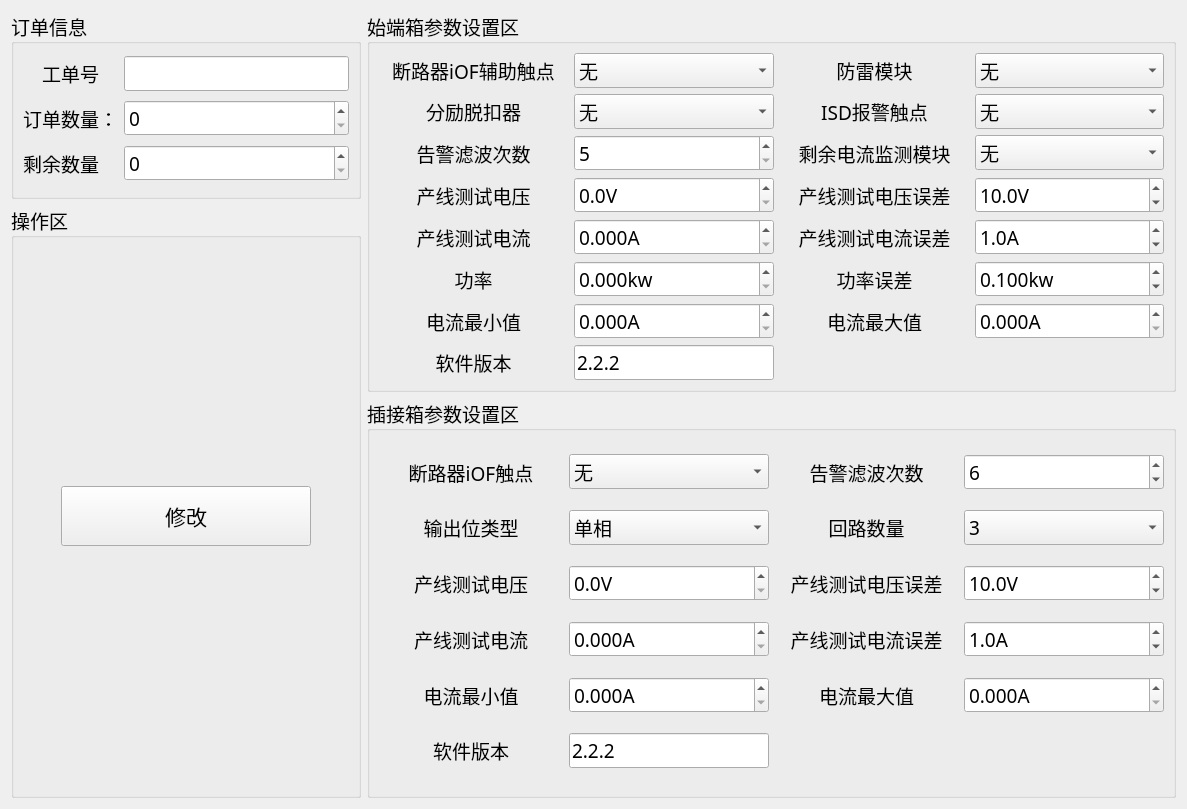
<?xml version="1.0" encoding="UTF-8"?>
<ui version="4.0">
 <class>Setting</class>
 <widget class="QWidget" name="Setting">
  <property name="geometry">
   <rect>
    <x>0</x>
    <y>0</y>
    <width>1187</width>
    <height>809</height>
   </rect>
  </property>
  <property name="windowTitle">
   <string>Form</string>
  </property>
  <layout class="QGridLayout" name="gridLayout_2">
   <item row="1" column="0" rowspan="2">
    <widget class="QGroupBox" name="groupBox">
     <property name="enabled">
      <bool>true</bool>
     </property>
     <property name="minimumSize">
      <size>
       <width>0</width>
       <height>0</height>
      </size>
     </property>
     <property name="maximumSize">
      <size>
       <width>350</width>
       <height>16777215</height>
      </size>
     </property>
     <property name="font">
      <font>
       <family>微软雅黑</family>
       <pointsize>14</pointsize>
      </font>
     </property>
     <property name="title">
      <string>操作区</string>
     </property>
     <layout class="QGridLayout" name="gridLayout_5">
      <item row="0" column="0">
       <widget class="QPushButton" name="setBtn">
        <property name="minimumSize">
         <size>
          <width>0</width>
          <height>0</height>
         </size>
        </property>
        <property name="maximumSize">
         <size>
          <width>250</width>
          <height>60</height>
         </size>
        </property>
        <property name="font">
         <font>
          <family>微软雅黑</family>
          <pointsize>16</pointsize>
         </font>
        </property>
        <property name="text">
         <string>修改</string>
        </property>
       </widget>
      </item>
     </layout>
    </widget>
   </item>
   <item row="0" column="0">
    <widget class="QGroupBox" name="groupBox4">
     <property name="maximumSize">
      <size>
       <width>350</width>
       <height>16777215</height>
      </size>
     </property>
     <property name="font">
      <font>
       <family>微软雅黑</family>
       <pointsize>14</pointsize>
      </font>
     </property>
     <property name="title">
      <string>订单信息</string>
     </property>
     <layout class="QGridLayout" name="gridLayout_4">
      <item row="0" column="1">
       <widget class="QLineEdit" name="userEdit"/>
      </item>
      <item row="2" column="0">
       <widget class="QLabel" name="label_12">
        <property name="text">
         <string>剩余数量</string>
        </property>
       </widget>
      </item>
      <item row="0" column="0">
       <widget class="QLabel" name="label_7">
        <property name="text">
         <string>工单号</string>
        </property>
        <property name="alignment">
         <set>Qt::AlignCenter</set>
        </property>
       </widget>
      </item>
      <item row="2" column="1">
       <widget class="QSpinBox" name="cntSpin">
        <property name="maximum">
         <number>99999</number>
        </property>
       </widget>
      </item>
      <item row="1" column="0">
       <widget class="QLabel" name="label_23">
        <property name="text">
         <string>订单数量：</string>
        </property>
       </widget>
      </item>
      <item row="1" column="1">
       <widget class="QSpinBox" name="orderBox">
        <property name="maximum">
         <number>10000</number>
        </property>
       </widget>
      </item>
     </layout>
    </widget>
   </item>
   <item row="2" column="1">
    <widget class="QGroupBox" name="groupBox3">
     <property name="minimumSize">
      <size>
       <width>0</width>
       <height>400</height>
      </size>
     </property>
     <property name="font">
      <font>
       <family>微软雅黑</family>
       <pointsize>14</pointsize>
      </font>
     </property>
     <property name="title">
      <string>插接箱参数设置区</string>
     </property>
     <layout class="QGridLayout" name="gridLayout_3">
      <item row="5" column="1">
       <widget class="QDoubleSpinBox" name="si_curMinSpin">
        <property name="suffix">
         <string>A</string>
        </property>
        <property name="decimals">
         <number>3</number>
        </property>
        <property name="maximum">
         <double>1000.000000000000000</double>
        </property>
        <property name="singleStep">
         <double>0.010000000000000</double>
        </property>
       </widget>
      </item>
      <item row="1" column="0">
       <widget class="QLabel" name="label">
        <property name="text">
         <string>输出位类型</string>
        </property>
        <property name="alignment">
         <set>Qt::AlignCenter</set>
        </property>
       </widget>
      </item>
      <item row="0" column="1">
       <widget class="QComboBox" name="iOFBox_2">
        <property name="minimumSize">
         <size>
          <width>200</width>
          <height>30</height>
         </size>
        </property>
        <property name="maximumSize">
         <size>
          <width>16777215</width>
          <height>16777215</height>
         </size>
        </property>
        <item>
         <property name="text">
          <string>无</string>
         </property>
        </item>
        <item>
         <property name="text">
          <string>有</string>
         </property>
        </item>
       </widget>
      </item>
      <item row="4" column="3">
       <widget class="QDoubleSpinBox" name="si_curErrSpin">
        <property name="suffix">
         <string>A</string>
        </property>
        <property name="decimals">
         <number>1</number>
        </property>
        <property name="maximum">
         <double>10.000000000000000</double>
        </property>
        <property name="singleStep">
         <double>0.010000000000000</double>
        </property>
        <property name="value">
         <double>1.000000000000000</double>
        </property>
       </widget>
      </item>
      <item row="3" column="3">
       <widget class="QDoubleSpinBox" name="si_volErrSpin">
        <property name="suffix">
         <string>V</string>
        </property>
        <property name="decimals">
         <number>1</number>
        </property>
        <property name="maximum">
         <double>100.000000000000000</double>
        </property>
        <property name="singleStep">
         <double>0.500000000000000</double>
        </property>
        <property name="value">
         <double>10.000000000000000</double>
        </property>
       </widget>
      </item>
      <item row="0" column="0">
       <widget class="QLabel" name="label_10">
        <property name="maximumSize">
         <size>
          <width>16777215</width>
          <height>16777215</height>
         </size>
        </property>
        <property name="text">
         <string>断路器iOF触点</string>
        </property>
        <property name="alignment">
         <set>Qt::AlignCenter</set>
        </property>
       </widget>
      </item>
      <item row="3" column="1">
       <widget class="QDoubleSpinBox" name="si_volSpin">
        <property name="suffix">
         <string>V</string>
        </property>
        <property name="decimals">
         <number>1</number>
        </property>
        <property name="maximum">
         <double>500.000000000000000</double>
        </property>
        <property name="singleStep">
         <double>0.100000000000000</double>
        </property>
       </widget>
      </item>
      <item row="5" column="3">
       <widget class="QDoubleSpinBox" name="si_curMaxSpin">
        <property name="suffix">
         <string>A</string>
        </property>
        <property name="decimals">
         <number>3</number>
        </property>
        <property name="maximum">
         <double>1000.000000000000000</double>
        </property>
        <property name="singleStep">
         <double>0.010000000000000</double>
        </property>
       </widget>
      </item>
      <item row="1" column="2">
       <widget class="QLabel" name="label_5">
        <property name="text">
         <string>回路数量</string>
        </property>
        <property name="alignment">
         <set>Qt::AlignCenter</set>
        </property>
       </widget>
      </item>
      <item row="4" column="1">
       <widget class="QDoubleSpinBox" name="si_curSpin">
        <property name="suffix">
         <string>A</string>
        </property>
        <property name="decimals">
         <number>3</number>
        </property>
        <property name="maximum">
         <double>100.000000000000000</double>
        </property>
        <property name="singleStep">
         <double>0.010000000000000</double>
        </property>
       </widget>
      </item>
      <item row="0" column="3">
       <widget class="QSpinBox" name="filterspinBox_2">
        <property name="sizePolicy">
         <sizepolicy hsizetype="Preferred" vsizetype="Fixed">
          <horstretch>0</horstretch>
          <verstretch>0</verstretch>
         </sizepolicy>
        </property>
        <property name="minimumSize">
         <size>
          <width>200</width>
          <height>30</height>
         </size>
        </property>
        <property name="maximumSize">
         <size>
          <width>16777215</width>
          <height>16777215</height>
         </size>
        </property>
        <property name="minimum">
         <number>5</number>
        </property>
        <property name="maximum">
         <number>200</number>
        </property>
        <property name="value">
         <number>6</number>
        </property>
       </widget>
      </item>
      <item row="1" column="1">
       <widget class="QComboBox" name="outputBox">
        <item>
         <property name="text">
          <string>单相</string>
         </property>
        </item>
        <item>
         <property name="text">
          <string>三相</string>
         </property>
        </item>
       </widget>
      </item>
      <item row="4" column="2">
       <widget class="QLabel" name="label_6">
        <property name="text">
         <string>产线测试电流误差</string>
        </property>
        <property name="alignment">
         <set>Qt::AlignCenter</set>
        </property>
       </widget>
      </item>
      <item row="5" column="0">
       <widget class="QLabel" name="label_26">
        <property name="text">
         <string>电流最小值</string>
        </property>
        <property name="alignment">
         <set>Qt::AlignCenter</set>
        </property>
       </widget>
      </item>
      <item row="3" column="2">
       <widget class="QLabel" name="label_4">
        <property name="text">
         <string>产线测试电压误差</string>
        </property>
        <property name="alignment">
         <set>Qt::AlignCenter</set>
        </property>
       </widget>
      </item>
      <item row="1" column="3">
       <widget class="QComboBox" name="loopNumBox">
        <item>
         <property name="text">
          <string>3</string>
         </property>
        </item>
        <item>
         <property name="text">
          <string>6</string>
         </property>
        </item>
        <item>
         <property name="text">
          <string>9</string>
         </property>
        </item>
       </widget>
      </item>
      <item row="4" column="0">
       <widget class="QLabel" name="label_22">
        <property name="text">
         <string>产线测试电流</string>
        </property>
        <property name="alignment">
         <set>Qt::AlignCenter</set>
        </property>
       </widget>
      </item>
      <item row="5" column="2">
       <widget class="QLabel" name="label_27">
        <property name="text">
         <string>电流最大值</string>
        </property>
        <property name="alignment">
         <set>Qt::AlignCenter</set>
        </property>
       </widget>
      </item>
      <item row="0" column="2">
       <widget class="QLabel" name="label_14">
        <property name="maximumSize">
         <size>
          <width>16777215</width>
          <height>16777215</height>
         </size>
        </property>
        <property name="text">
         <string>告警滤波次数</string>
        </property>
        <property name="alignment">
         <set>Qt::AlignCenter</set>
        </property>
       </widget>
      </item>
      <item row="3" column="0">
       <widget class="QLabel" name="label_21">
        <property name="text">
         <string>产线测试电压</string>
        </property>
        <property name="alignment">
         <set>Qt::AlignCenter</set>
        </property>
       </widget>
      </item>
      <item row="6" column="0">
       <widget class="QLabel" name="label_29">
        <property name="text">
         <string>软件版本</string>
        </property>
        <property name="alignment">
         <set>Qt::AlignCenter</set>
        </property>
       </widget>
      </item>
      <item row="6" column="1">
       <widget class="QLineEdit" name="si_versionEdit">
        <property name="sizePolicy">
         <sizepolicy hsizetype="Preferred" vsizetype="Fixed">
          <horstretch>0</horstretch>
          <verstretch>0</verstretch>
         </sizepolicy>
        </property>
        <property name="text">
         <string>2.2.2</string>
        </property>
       </widget>
      </item>
     </layout>
    </widget>
   </item>
   <item row="0" column="1" rowspan="2">
    <widget class="QGroupBox" name="groupBox2">
     <property name="font">
      <font>
       <family>微软雅黑</family>
       <pointsize>14</pointsize>
      </font>
     </property>
     <property name="title">
      <string>始端箱参数设置区</string>
     </property>
     <layout class="QGridLayout" name="gridLayout">
      <item row="1" column="3">
       <widget class="QComboBox" name="ISDBox">
        <property name="minimumSize">
         <size>
          <width>120</width>
          <height>30</height>
         </size>
        </property>
        <item>
         <property name="text">
          <string>无</string>
         </property>
        </item>
        <item>
         <property name="text">
          <string>配有</string>
         </property>
        </item>
       </widget>
      </item>
      <item row="11" column="1">
       <widget class="QDoubleSpinBox" name="ip_curMinSpin">
        <property name="suffix">
         <string>A</string>
        </property>
        <property name="decimals">
         <number>3</number>
        </property>
        <property name="maximum">
         <double>1000.000000000000000</double>
        </property>
        <property name="singleStep">
         <double>0.010000000000000</double>
        </property>
       </widget>
      </item>
      <item row="2" column="2">
       <widget class="QLabel" name="label_2">
        <property name="text">
         <string>剩余电流监测模块</string>
        </property>
        <property name="alignment">
         <set>Qt::AlignCenter</set>
        </property>
       </widget>
      </item>
      <item row="3" column="1">
       <widget class="QDoubleSpinBox" name="ip_volSpin">
        <property name="suffix">
         <string>V</string>
        </property>
        <property name="decimals">
         <number>1</number>
        </property>
        <property name="maximum">
         <double>500.000000000000000</double>
        </property>
        <property name="singleStep">
         <double>0.100000000000000</double>
        </property>
       </widget>
      </item>
      <item row="3" column="0">
       <widget class="QLabel" name="label_19">
        <property name="text">
         <string>产线测试电压</string>
        </property>
        <property name="alignment">
         <set>Qt::AlignCenter</set>
        </property>
       </widget>
      </item>
      <item row="6" column="3">
       <widget class="QDoubleSpinBox" name="ip_curErrSpin">
        <property name="suffix">
         <string>A</string>
        </property>
        <property name="decimals">
         <number>1</number>
        </property>
        <property name="maximum">
         <double>10.000000000000000</double>
        </property>
        <property name="singleStep">
         <double>0.100000000000000</double>
        </property>
        <property name="value">
         <double>1.000000000000000</double>
        </property>
       </widget>
      </item>
      <item row="3" column="2">
       <widget class="QLabel" name="label_15">
        <property name="text">
         <string>产线测试电压误差</string>
        </property>
        <property name="alignment">
         <set>Qt::AlignCenter</set>
        </property>
       </widget>
      </item>
      <item row="10" column="2">
       <widget class="QLabel" name="label_17">
        <property name="text">
         <string>功率误差</string>
        </property>
        <property name="alignment">
         <set>Qt::AlignCenter</set>
        </property>
       </widget>
      </item>
      <item row="0" column="3">
       <widget class="QComboBox" name="lightningBox">
        <property name="minimumSize">
         <size>
          <width>120</width>
          <height>30</height>
         </size>
        </property>
        <item>
         <property name="text">
          <string>无</string>
         </property>
        </item>
        <item>
         <property name="text">
          <string>配有</string>
         </property>
        </item>
       </widget>
      </item>
      <item row="6" column="0">
       <widget class="QLabel" name="label_18">
        <property name="text">
         <string>产线测试电流</string>
        </property>
        <property name="alignment">
         <set>Qt::AlignCenter</set>
        </property>
       </widget>
      </item>
      <item row="10" column="1">
       <widget class="QDoubleSpinBox" name="ip_powSpin">
        <property name="suffix">
         <string>kw</string>
        </property>
        <property name="decimals">
         <number>3</number>
        </property>
        <property name="maximum">
         <double>100.000000000000000</double>
        </property>
        <property name="singleStep">
         <double>0.001000000000000</double>
        </property>
       </widget>
      </item>
      <item row="0" column="1">
       <widget class="QComboBox" name="iOFBox">
        <property name="minimumSize">
         <size>
          <width>200</width>
          <height>30</height>
         </size>
        </property>
        <item>
         <property name="text">
          <string>无</string>
         </property>
        </item>
        <item>
         <property name="text">
          <string>配有</string>
         </property>
        </item>
       </widget>
      </item>
      <item row="2" column="3">
       <widget class="QComboBox" name="residualBox">
        <item>
         <property name="text">
          <string>无</string>
         </property>
        </item>
        <item>
         <property name="text">
          <string>有</string>
         </property>
        </item>
       </widget>
      </item>
      <item row="6" column="1">
       <widget class="QDoubleSpinBox" name="ip_curSpin">
        <property name="suffix">
         <string>A</string>
        </property>
        <property name="decimals">
         <number>3</number>
        </property>
        <property name="maximum">
         <double>1000.000000000000000</double>
        </property>
        <property name="singleStep">
         <double>0.100000000000000</double>
        </property>
       </widget>
      </item>
      <item row="11" column="2">
       <widget class="QLabel" name="label_25">
        <property name="text">
         <string>电流最大值</string>
        </property>
        <property name="alignment">
         <set>Qt::AlignCenter</set>
        </property>
       </widget>
      </item>
      <item row="2" column="1">
       <widget class="QSpinBox" name="filterspinBox">
        <property name="sizePolicy">
         <sizepolicy hsizetype="Preferred" vsizetype="Fixed">
          <horstretch>0</horstretch>
          <verstretch>0</verstretch>
         </sizepolicy>
        </property>
        <property name="minimumSize">
         <size>
          <width>200</width>
          <height>30</height>
         </size>
        </property>
        <property name="maximumSize">
         <size>
          <width>16777215</width>
          <height>16777215</height>
         </size>
        </property>
        <property name="minimum">
         <number>5</number>
        </property>
        <property name="maximum">
         <number>200</number>
        </property>
        <property name="value">
         <number>5</number>
        </property>
       </widget>
      </item>
      <item row="10" column="0">
       <widget class="QLabel" name="label_20">
        <property name="text">
         <string>功率</string>
        </property>
        <property name="alignment">
         <set>Qt::AlignCenter</set>
        </property>
       </widget>
      </item>
      <item row="0" column="2">
       <widget class="QLabel" name="label_3">
        <property name="text">
         <string>防雷模块</string>
        </property>
        <property name="alignment">
         <set>Qt::AlignCenter</set>
        </property>
       </widget>
      </item>
      <item row="10" column="3">
       <widget class="QDoubleSpinBox" name="ip_powErrSpin">
        <property name="suffix">
         <string>kw</string>
        </property>
        <property name="decimals">
         <number>3</number>
        </property>
        <property name="maximum">
         <double>100.000000000000000</double>
        </property>
        <property name="singleStep">
         <double>0.001000000000000</double>
        </property>
        <property name="value">
         <double>0.100000000000000</double>
        </property>
       </widget>
      </item>
      <item row="11" column="3">
       <widget class="QDoubleSpinBox" name="ip_curMaxSpin">
        <property name="suffix">
         <string>A</string>
        </property>
        <property name="decimals">
         <number>3</number>
        </property>
        <property name="maximum">
         <double>1000.000000000000000</double>
        </property>
        <property name="singleStep">
         <double>0.010000000000000</double>
        </property>
       </widget>
      </item>
      <item row="1" column="1">
       <widget class="QComboBox" name="shuntBox">
        <property name="minimumSize">
         <size>
          <width>200</width>
          <height>30</height>
         </size>
        </property>
        <item>
         <property name="text">
          <string>无</string>
         </property>
        </item>
        <item>
         <property name="text">
          <string>配有</string>
         </property>
        </item>
       </widget>
      </item>
      <item row="0" column="0">
       <widget class="QLabel" name="label_11">
        <property name="text">
         <string>断路器iOF辅助触点</string>
        </property>
        <property name="alignment">
         <set>Qt::AlignCenter</set>
        </property>
       </widget>
      </item>
      <item row="11" column="0">
       <widget class="QLabel" name="label_24">
        <property name="text">
         <string>电流最小值</string>
        </property>
        <property name="alignment">
         <set>Qt::AlignCenter</set>
        </property>
       </widget>
      </item>
      <item row="1" column="2">
       <widget class="QLabel" name="label_9">
        <property name="text">
         <string>ISD报警触点</string>
        </property>
        <property name="alignment">
         <set>Qt::AlignCenter</set>
        </property>
       </widget>
      </item>
      <item row="3" column="3">
       <widget class="QDoubleSpinBox" name="ip_volErrSpin">
        <property name="suffix">
         <string>V</string>
        </property>
        <property name="decimals">
         <number>1</number>
        </property>
        <property name="maximum">
         <double>100.000000000000000</double>
        </property>
        <property name="singleStep">
         <double>0.500000000000000</double>
        </property>
        <property name="value">
         <double>10.000000000000000</double>
        </property>
       </widget>
      </item>
      <item row="2" column="0">
       <widget class="QLabel" name="label_8">
        <property name="text">
         <string>告警滤波次数</string>
        </property>
        <property name="alignment">
         <set>Qt::AlignCenter</set>
        </property>
       </widget>
      </item>
      <item row="6" column="2">
       <widget class="QLabel" name="label_16">
        <property name="text">
         <string>产线测试电流误差</string>
        </property>
        <property name="alignment">
         <set>Qt::AlignCenter</set>
        </property>
       </widget>
      </item>
      <item row="1" column="0">
       <widget class="QLabel" name="label_13">
        <property name="sizePolicy">
         <sizepolicy hsizetype="Preferred" vsizetype="Preferred">
          <horstretch>0</horstretch>
          <verstretch>0</verstretch>
         </sizepolicy>
        </property>
        <property name="text">
         <string>分励脱扣器</string>
        </property>
        <property name="alignment">
         <set>Qt::AlignCenter</set>
        </property>
       </widget>
      </item>
      <item row="12" column="0">
       <widget class="QLabel" name="label_28">
        <property name="text">
         <string>软件版本</string>
        </property>
        <property name="alignment">
         <set>Qt::AlignCenter</set>
        </property>
       </widget>
      </item>
      <item row="12" column="1">
       <widget class="QLineEdit" name="ip_versionEdit">
        <property name="sizePolicy">
         <sizepolicy hsizetype="Preferred" vsizetype="Fixed">
          <horstretch>0</horstretch>
          <verstretch>0</verstretch>
         </sizepolicy>
        </property>
        <property name="text">
         <string>2.2.2</string>
        </property>
       </widget>
      </item>
     </layout>
    </widget>
   </item>
  </layout>
 </widget>
 <resources/>
 <connections/>
</ui>
